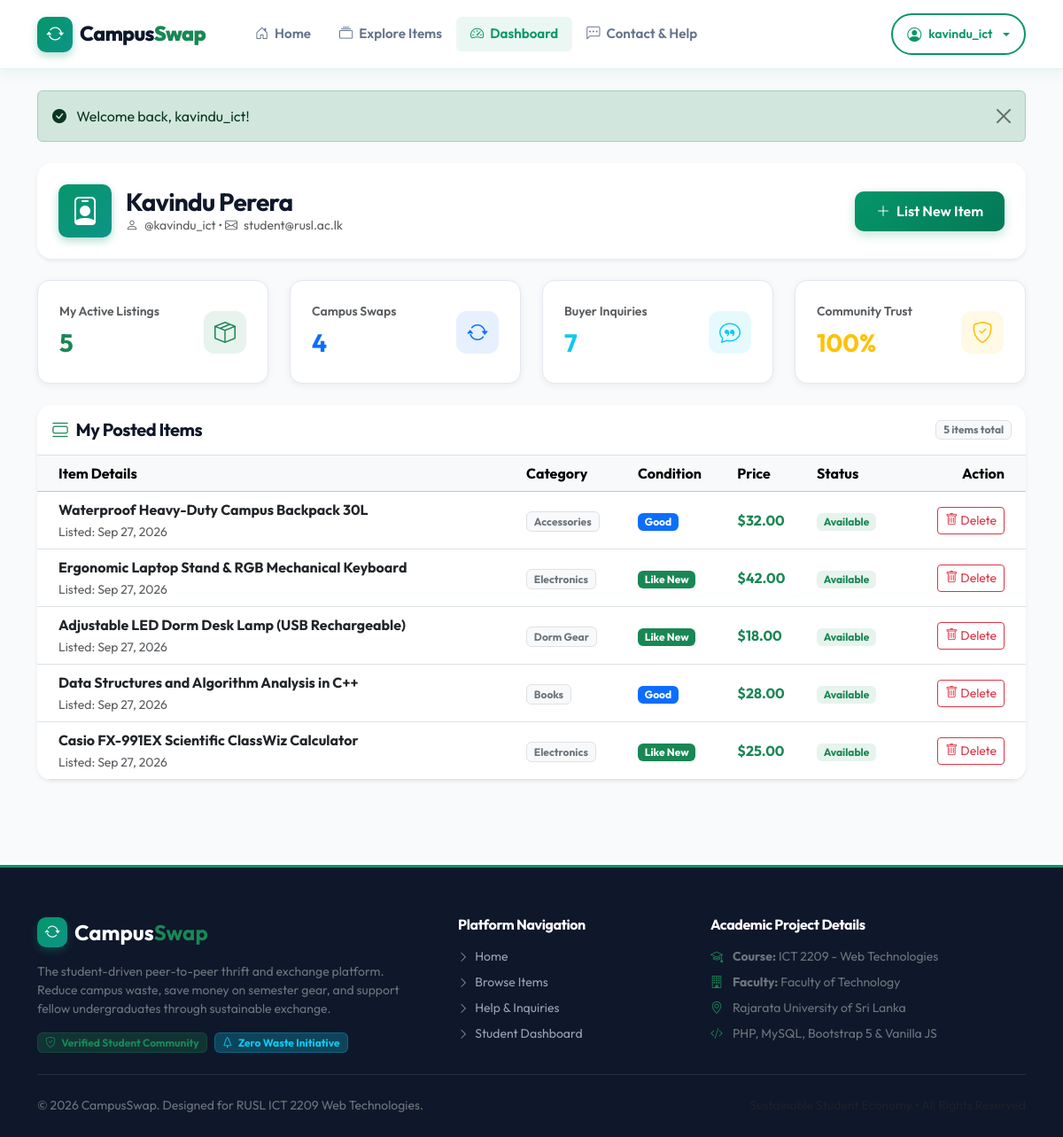
/dashboard.php (signed in), run on the app's committed database.
### tables this page shows
CREATE TABLE IF NOT EXISTS `products` (
  `id` INT(11) NOT NULL AUTO_INCREMENT,
  `title` VARCHAR(150) NOT NULL,
  `category` VARCHAR(50) NOT NULL,
  `price` DECIMAL(10,2) NOT NULL,
  `item_condition` VARCHAR(30) NOT NULL,
  `description` TEXT NOT NULL,
  `image_url` VARCHAR(255) NOT NULL,
  `seller_name` VARCHAR(50) NOT NULL,
  `user_id` INT(11) DEFAULT NULL,
  `status` VARCHAR(20) DEFAULT 'Available',
  `created_at` DATETIME DEFAULT CURRENT_TIMESTAMP,
  PRIMARY KEY (`id`)
);

### includes/functions.php (called while the page is built, shortened)
<?php
function format_price($amount) {
    return '$' . number_format((float)$amount, 2);
}
function get_condition_badge($condition) {
    switch (strtolower(trim($condition))) {
        case 'like new':
        case 'brand new':
            return 'bg-success text-white';
        case 'good':
            return 'bg-primary text-white';
    }
}
function get_flash() {
    if (isset($_SESSION['flash'])) {
        $flash = $_SESSION['flash'];
        return $flash;
    }
    return null;
}

### dashboard.php (the view, shortened to what this page needs)
<?php
require_once __DIR__ . '/includes/db.php';
require_once __DIR__ . '/includes/functions.php';
$user_id   = $_SESSION['user_id'] ?? 1;
$username  = $_SESSION['username'] ?? 'Student';
$email     = $_SESSION['email'] ?? 'student@rusl.ac.lk';
$full_name = $_SESSION['full_name'] ?? $username;
$my_items = [];
if (isset($pdo) && $pdo !== null) {
    try {
        $item_stmt = $pdo->prepare("SELECT * FROM products WHERE user_id = :uid OR seller_name = :sname ORDER BY id DESC");
        $item_stmt->execute(['uid' => $user_id, 'sname' => $username]);
        $my_items = $item_stmt->fetchAll();
    } catch (PDOException $e) {
        $my_items = [];
    }
}
require_once __DIR__ . '/includes/header.php';
$flash = get_flash();
?>
<div class="container py-4">
    <?php if ($flash): ?>
        <div class="alert alert-<?php echo ($flash['type'] === 'success') ? 'success' : 'info'; ?> alert-dismissible fade show mb-4" role="alert">
            <i class="bi bi-check-circle-fill me-2"></i> <?php echo htmlspecialchars($flash['message']); ?>
            <button type="button" class="btn-close" data-bs-dismiss="alert"></button>
        </div>
    <?php endif; ?>
    <div class="card border-0 shadow-sm rounded-4 p-4 mb-4 bg-white">
        <div class="row align-items-center">
            <div class="col-md-8 d-flex align-items-center gap-3">
                <div class="brand-icon-box" style="width: 60px; height: 60px; font-size: 2rem;">
                    <i class="bi bi-person-badge"></i>
                </div>
                <div>
                    <h3 class="fw-bold mb-0"><?php echo htmlspecialchars($full_name); ?></h3>
                    <p class="text-muted small mb-0">
                        <i class="bi bi-person me-1"></i> @<?php echo htmlspecialchars($username); ?> &bull;
                        <i class="bi bi-envelope me-1"></i> <?php echo htmlspecialchars($email); ?>
                    </p>
                </div>
            </div>
            <div class="col-md-4 text-md-end mt-3 mt-md-0">
                <button type="button" class="btn btn-emerald" data-bs-toggle="modal" data-bs-target="#addItemModal">
                    <i class="bi bi-plus-lg me-1"></i> List New Item
                </button>
            </div>
        </div>
    </div>
    <div class="row g-4 mb-4">
        <div class="col-lg-3 col-sm-6">
            <div class="dashboard-stat-card d-flex align-items-center justify-content-between">
                <div>
                    <div class="text-muted small fw-semibold">My Active Listings</div>
                    <div class="fs-3 fw-bold text-success mt-1"><?php echo count($my_items); ?></div>
                </div>
                <div class="stat-icon bg-success bg-opacity-10 text-success">
                    <i class="bi bi-box-seam"></i>
                </div>
            </div>
        </div>
        <div class="col-lg-3 col-sm-6">
            <div class="dashboard-stat-card d-flex align-items-center justify-content-between">
                <div>
                    <div class="text-muted small fw-semibold">Campus Swaps</div>
                    <div class="fs-3 fw-bold text-primary mt-1">4</div>
                </div>
                <div class="stat-icon bg-primary bg-opacity-10 text-primary">
                    <i class="bi bi-arrow-repeat"></i>
                </div>
            </div>
        </div>
        <div class="col-lg-3 col-sm-6">
            <div class="dashboard-stat-card d-flex align-items-center justify-content-between">
                <div>
                    <div class="text-muted small fw-semibold">Buyer Inquiries</div>
                    <div class="fs-3 fw-bold text-info mt-1">7</div>
                </div>
                <div class="stat-icon bg-info bg-opacity-10 text-info">
                    <i class="bi bi-chat-quote"></i>
                </div>
            </div>
        </div>
        <div class="col-lg-3 col-sm-6">
            <div class="dashboard-stat-card d-flex align-items-center justify-content-between">
                <div>
                    <div class="text-muted small fw-semibold">Community Trust</div>
                    <div class="fs-3 fw-bold text-warning mt-1">100%</div>
                </div>
                <div class="stat-icon bg-warning bg-opacity-10 text-warning">
                    <i class="bi bi-shield-check"></i>
                </div>
            </div>
        </div>
    </div>
    <div class="card border-0 shadow-sm rounded-4 overflow-hidden bg-white mb-4">
        <div class="card-header bg-transparent py-3 border-bottom d-flex justify-content-between align-items-center">
            <h5 class="fw-bold mb-0"><i class="bi bi-view-list me-2 text-success"></i>My Posted Items</h5>
            <span class="badge bg-light text-secondary border"><?php echo count($my_items); ?> items total</span>
        </div>
        <div class="card-body p-0">
            <?php if (!empty($my_items)): ?>
                <div class="table-responsive">
                    <table class="table table-hover align-middle mb-0">
                        <thead class="table-light">
                            <tr>
                                <th class="ps-4">Item Details</th>
                                <th>Category</th>
                                <th>Condition</th>
                                <th>Price</th>
                                <th>Status</th>
                                <th class="text-end pe-4">Action</th>
                            </tr>
                        </thead>
                        <tbody>
                            <?php foreach ($my_items as $item): ?>
                                <tr>
                                    <td class="ps-4">
                                        <div class="fw-bold text-dark"><?php echo htmlspecialchars($item['title']); ?></div>
                                        <small class="text-muted">Listed: <?php echo date('M d, Y', strtotime($item['created_at'] ?? 'now')); ?></small>
                                    </td>
                                    <td>
                                        <span class="badge bg-light text-secondary border">
                                            <?php echo htmlspecialchars($item['category']); ?>
                                        </span>
                                    </td>
                                    <td>
                                        <span class="badge <?php echo get_condition_badge($item['item_condition'] ?? 'Good'); ?>">
                                            <?php echo htmlspecialchars($item['item_condition'] ?? 'Good'); ?>
                                        </span>
                                    </td>
                                    <td class="fw-bold text-success">
                                        <?php echo format_price($item['price']); ?>
                                    </td>
                                    <td>
                                        <span class="badge bg-success bg-opacity-10 text-success">
                                            <?php echo htmlspecialchars($item['status'] ?? 'Available'); ?>
                                        </span>
                                    </td>
                                    <td class="text-end pe-4">
                                        <a href="dashboard.php?action=delete&item_id=<?php echo $item['id']; ?>"
                                           class="btn btn-outline-danger btn-sm"
                                           onclick="return confirm('Are you sure you want to remove this item listing?');">
                                            <i class="bi bi-trash"></i> Delete
                                        </a>
                                    </td>
                                </tr>
                            <?php endforeach; ?>
                        </tbody>
                    </table>
                </div>
            <?php endif; ?>
        </div>
    </div>
</div>
<?php require_once __DIR__ . '/includes/footer.php'; ?>

### data on the page
products: title "Waterproof Heavy-Duty Campus Backpack 30L", created_at "Sep 27, 2026", category "Accessories", item_condition "Good", price "$32.00", status "Available"
products: title "Ergonomic Laptop Stand & RGB Mechanical Keyboard", created_at "Sep 27, 2026", category "Electronics", item_condition "Like New", price "$42.00", status "Available"
products: title "Adjustable LED Dorm Desk Lamp (USB Rechargeable)", created_at "Sep 27, 2026", category "Dorm Gear", item_condition "Like New", price "$18.00", status "Available"
products: title "Data Structures and Algorithm Analysis in C++", created_at "Sep 27, 2026", category "Books", item_condition "Good", price "$28.00", status "Available"
products: title "Casio FX-991EX Scientific ClassWiz Calculator", created_at "Sep 27, 2026", category "Electronics", item_condition "Like New", price "$25.00", status "Available"

### other printed values
$_SESSION['username'] "kavindu_ict"
$flash['message'] "Welcome back, kavindu_ict!"
$full_name "Kavindu Perera"
$username "kavindu_ict"
$email "student@rusl.ac.lk"
count($my_items) "5"
